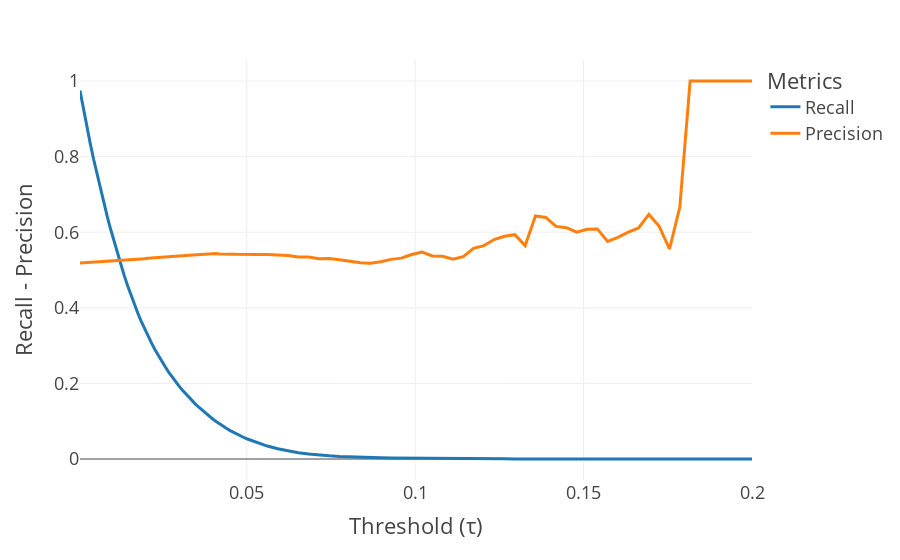

Notebook cell for this chart:
### Code cell
fig = px.line(recall_precision.iloc[:, :2])
fig.update_xaxes(title_text='Threshold (τ)')
fig.update_yaxes(title_text='Recall - Precision')
fig.update_layout(legend_title_text='Metrics')
# change legend group name
fig.show()
